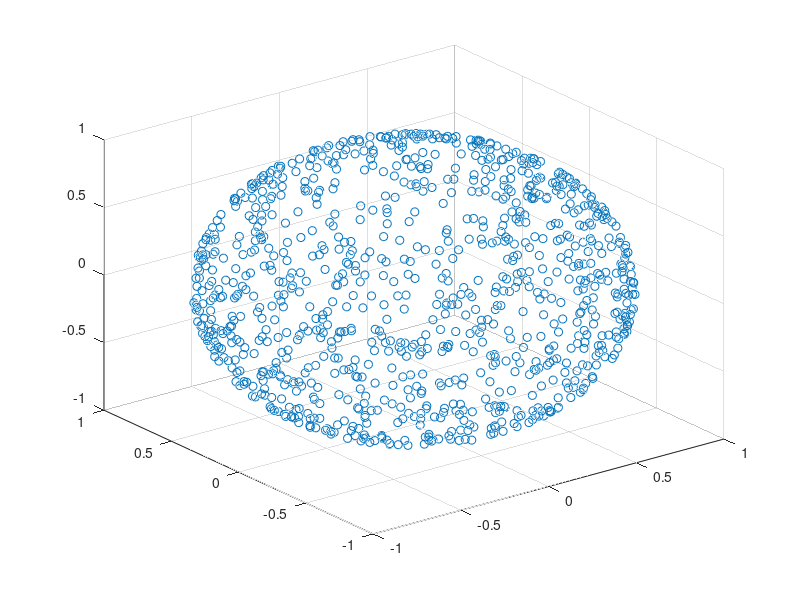

Here is the MATLAB script that generated this plot:
r=1;
M=1e3;
azm=rand(M,1)*2*pi;

%% cos doesnt work :(
int_a = -1;
int_b = 1;
int_1 = (1-int_a).*rand(M,1) + int_a;
polar=acos(int_1);
% polar=rand(M,1)*pi;

%%
% rvals = 2*rand(M,1)-1;
% polar = asin(rvals); %%% Why doesnt acos work? which has range -1 to 1. >>>>>>>>>>>>

% polar=(1/(cos(2*rand(M,1)-1)))';
% hist(cos(polar));
% [polar,azm]=meshgrid(polar,azm);
[X,Y,Z]=sph2cart(azm,polar,r);
Z=cos(polar);

X=sin(polar).*cos(azm);
Y=sin(polar).*sin(azm);
Z=cos(polar);

scatter3(X,Y,Z);
% surf(X,Y,Z);
alpha=1;
polar=acos(2*rand(M,1).^(1/alpha)-1);
azm=rand(M,1)*2*pi;
% theta=linspace(0,w*pi);
% phi=linspace(-pi/2,pi/2);
% [theta,phi]=meshgrid(theta,phi);
% rho=2;